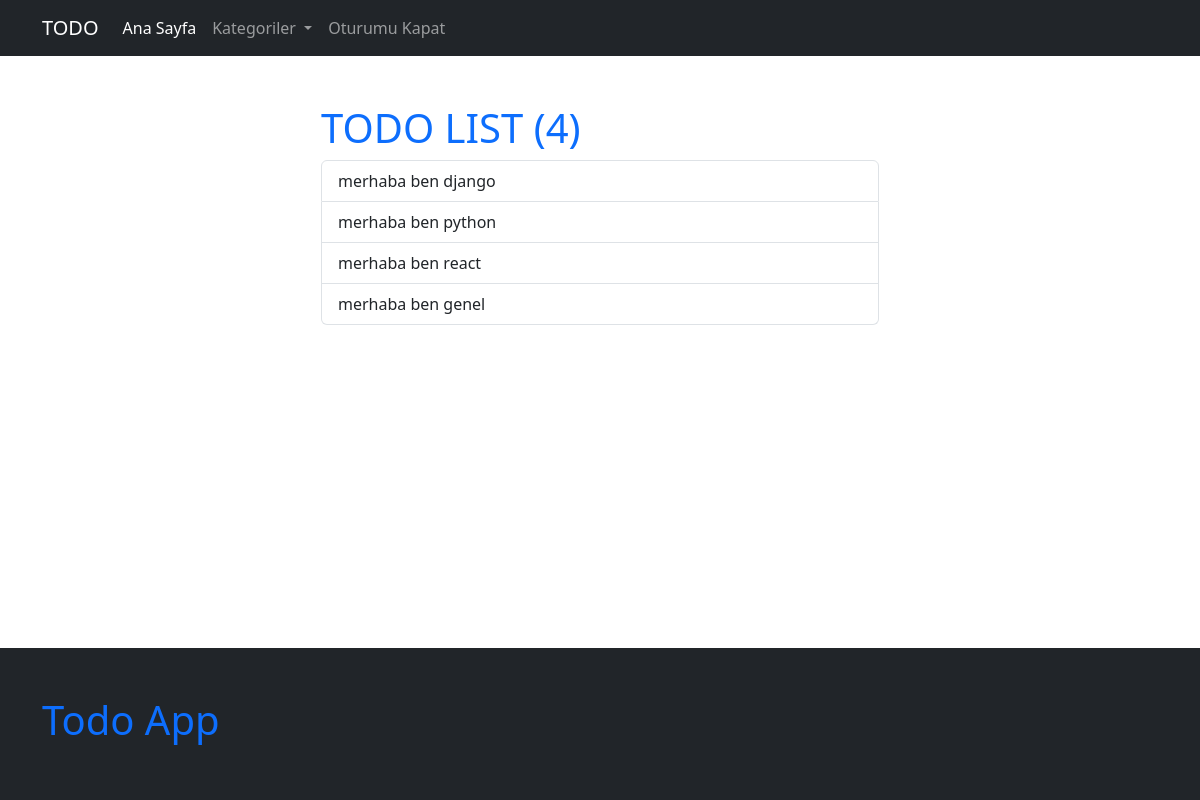
Screenshot of / (signed in) with the database file from the repository.
### todo/models.py (models this page shows, shortened)
class Todo(models.Model):
    user = models.ForeignKey(
        User, on_delete=models.CASCADE
    )  # kullanici silindigi zaman olusturdugu todolarda silinsin.
    category = models.ForeignKey(
        Category,
        on_delete=models.SET_NULL,
        null=True,
    )  # SET_NULL dersek null=True ifadesini
    title = models.CharField(max_length=200)
    content = models.TextField(blank=True, null=True)
    is_active = models.BooleanField(default=False)
    created_at = models.DateTimeField(auto_now_add=True)
    updated_at = models.DateTimeField(auto_now=True)
    tag = models.ManyToManyField(Tag)
    def get_absolute_url(self):
        return reverse(
            "todo_detail_view",
            kwargs={
                "category_slug": self.category.slug,
                "id": self.pk,
            },
        )  # kategori bilgilerinin ekrana daha kolay sekilde getirilmesini saglar. Bu fonksiyonu navbar.html sayfasindan cagirdik

### todo/views.py (the view)
# urls.py: path("", home_view),
@login_required(login_url="/admin/login/")
def home_view(request):
    todos = Todo.objects.filter(
        user=request.user,  # istegi gonderen kullaniciyi al dedik.
        is_active=True,
    )  # Bunlar denemeydi
    context = dict(
        todos=todos,
    )
    return render(request, "todo/todo_list.html", context)  # config/urls.py

### config/project_context_processors.py (called while the page is built)
def global_category_context(request):
    return dict(global_categories=Category.objects.filter(is_active=True))

### todo/models.py (called while the page is built)
    def get_absolute_url(self):
        return reverse(
            "category_view",
            kwargs={
                "category_slug": self.slug,
            },
        )  # kategori bilgilerinin ekrana daha kolay sekilde getirilmesini saglar. Bu fonksiyonu navbar.html sayfasindan cagirdik

### todo/templates/todo/todo_list.html (shortened to what this page needs)
{% extends 'core/base.html' %}
{% block container %}
<div class="col-sm-6 offset-sm-3">
    <h1 class="text-primary">TODO LIST ({{ todos.count }})</h1>
    <div class="list-group">
        {% for todo in todos %}
        <a href="{{ todo.get_absolute_url }}" class="list-group-item list-group-item-action">{{ todo.title }}</a>
        {% endfor %}
    </div>
</div>
{% endblock container %}

### rows the page displays
Todo: title "merhaba ben django"
Todo: title "merhaba ben python"
Todo: title "merhaba ben react"
Todo: title "merhaba ben genel"

### other values shown
{{ todos.count }} "4"
